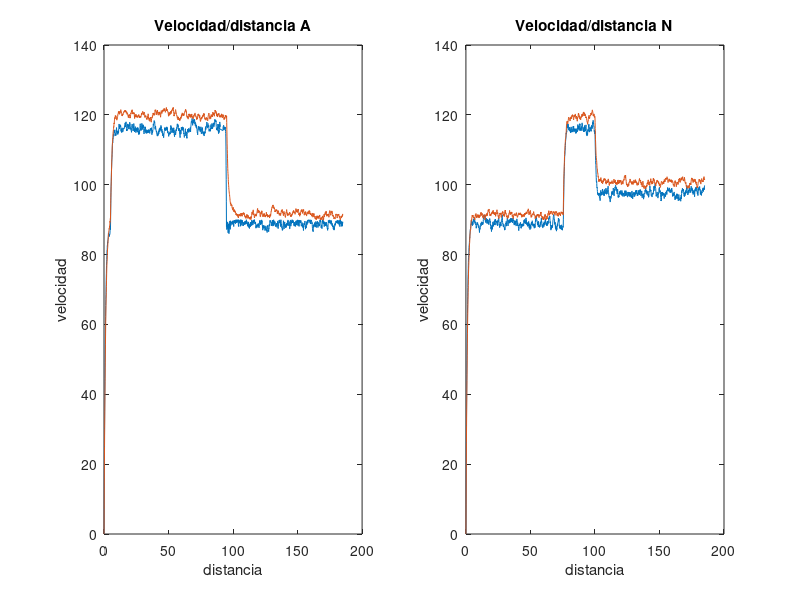

Write the MATLAB code that produced this figure.
velocidadAutopista=dlmread('a1-driver1-log.csv');
velocidadAutopista2=dlmread('a1-driver2-log.csv');
velocidadNacional=dlmread('n1-driver1-log.csv');
velocidadNacional2=dlmread('n1-driver2-log.csv');

distanciaA=velocidadAutopista(:,1);
distanciaA2=velocidadAutopista2(:,1);

velocidadA=velocidadAutopista(:,2);
velocidadA2=velocidadAutopista2(:,2);

distanciaN=velocidadNacional(:,1);
distanciaN2=velocidadNacional2(:,1);

velocidadN=velocidadNacional(:,2);
velocidadN2=velocidadNacional2(:,2);

subplot(1,2,1)
alturas=plot(distanciaA,velocidadA,distanciaA2,velocidadA2);
ylabel('velocidad')
xlabel('distancia')
title('Velocidad/distancia A')
subplot(1,2,2)
latitudes=plot(distanciaN,velocidadN,distanciaN2,velocidadN2);
ylabel('velocidad')
xlabel('distancia')
title('Velocidad/distancia N')